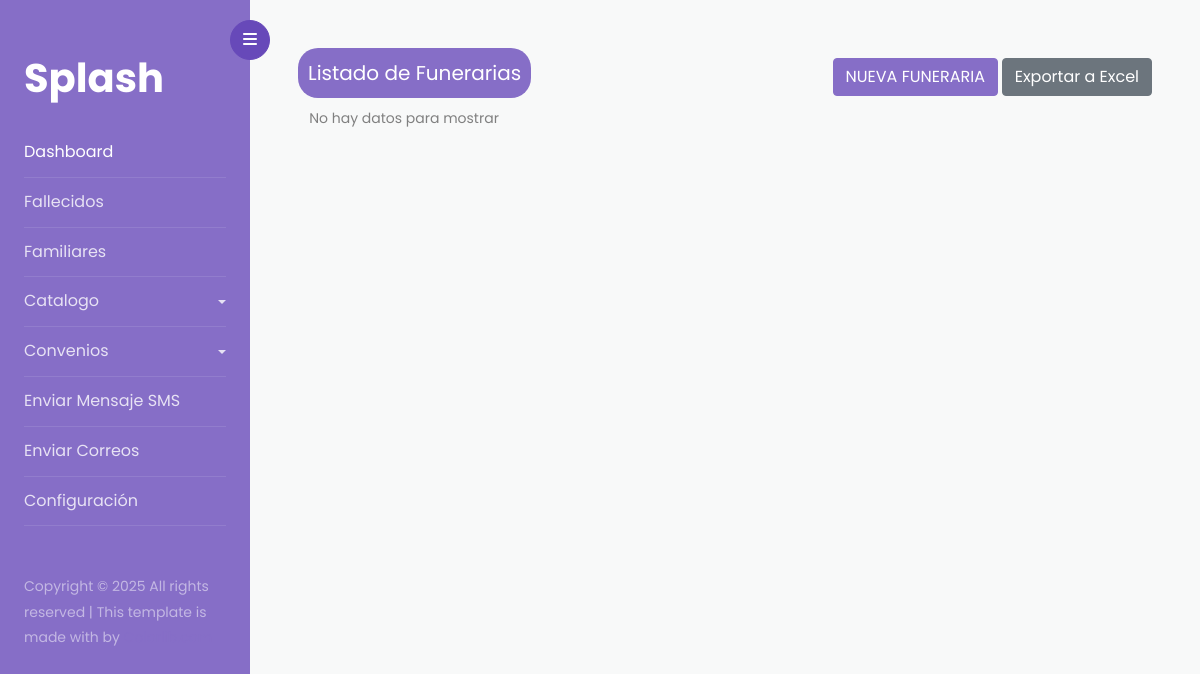
Before: /convenios/list-funerarias/ with the older database file.
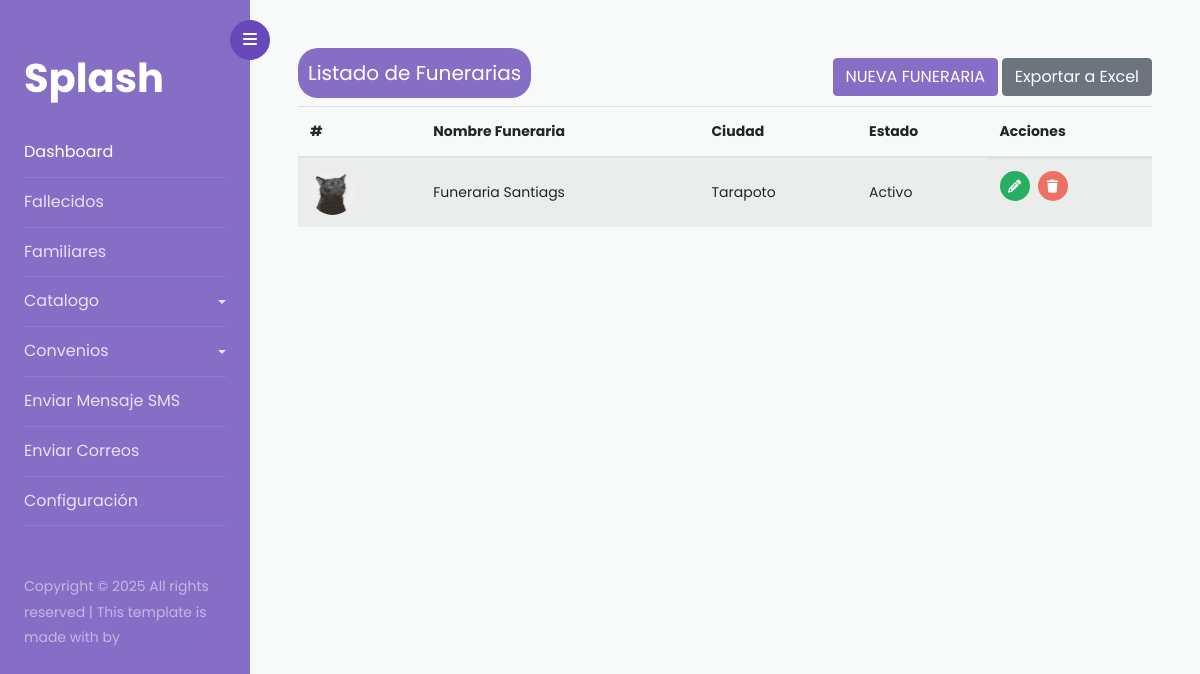
After: the same page with the newer database file.
### convenios/models.py (models this page shows)
class ModelsFunerarias(models.Model):
    foto_funeraria =  models.ImageField(upload_to='Fotos Funerarias')
    nombre_funeraria =  models.CharField(max_length=255)
    ciudad = models.CharField(max_length=155)
    redes_sociales = models.URLField()
    estado = models.BooleanField(default=True)
    date_create = models.DateField(auto_now_add=True)
    class Meta:
        verbose_name = 'Funeraria'
        verbose_name_plural = 'Funerarias'

### convenios/views.py (the view)
# urls.py: path('list-funerarias/', ListFunerarias.as_view(), name='list-funerarias' ),
class ListFunerarias(ListView):
    model = ModelsFunerarias
    context_object_name = 'funerarias'
    template_name = 'funerarias/index-funerarias.html'

### convenios/templates/funerarias/index-funerarias.html (shortened to what this page needs)
{% extends 'index.html' %}
{% block content %}
<div>
    <div class="flex-content-modal">
        <h5 class="title-list-table">Listado de Funerarias</h5>
        <div>
            <a href="#" class="btn btn-primary">
                NUEVA FUNERARIA
            </a>
            <a href="" class="btn btn-secondary">Exportar a Excel</a>
        </div>
    </div>
    {% if not funerarias %}
    <span>&nbsp;&nbsp;&nbsp;No hay datos para mostrar</span>
    {% else %}
    <table class="table table-striped table-hover">
        <thead>
            <tr>
                <th scope="col">#</th>
                <th scope="col">Nombre Funeraria</th>
                <th scope="col">Ciudad</th>
                <th scope="col">Estado</th>
                <th scope="col">Acciones</th>
            </tr>
        </thead>
        <tbody>
            {% for i in funerarias %}
            <tr>
                <td class="td-item"><img class="img-ins-fun" src="{{ i.foto_funeraria.url }}" alt=""></td>
                <td class="td-item">{{ i.nombre_funeraria }}</td>
                <td class="td-item">{{ i.ciudad }}</td>
                <td class="td-item">
                {% if i.estado  %}
                Activo
                {% else %}
                Inactivo
                {% endif %}</td>
                <td class="td-actions td-item">
                    <a href=""><i class="fa-solid fa-pencil"></i></a>
                    <a href="{% url 'convenios:delete-funeraria' i.id %}">
                        <i class="fa-solid fa-trash"></i>
                    </a>
                </td>
            </tr>
            {% endfor %}
        </tbody>
    </table>
    {% endif %}
</div>
{% endblock %}

Changed rows visible on the page:
added ModelsFunerarias: foto_funeraria (picture), nombre_funeraria "Funeraria Santiags", ciudad "Tarapoto", estado "Activo"
Other visible differences:
text no longer shown: "No hay datos para mostrar"
text now shown: "# Nombre Funeraria Ciudad Estado Acciones"
